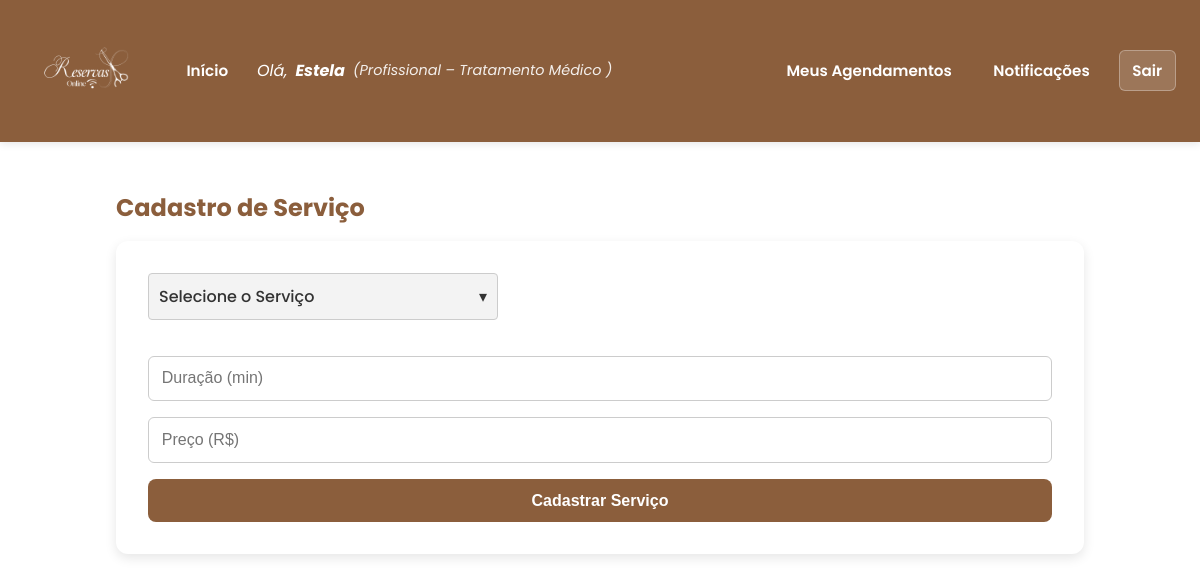
The app's page /register_servico (signed in) with its own data.
### models.py (models this page shows)
class User(db.Model):
    __tablename__ = 'tb_usuarios'
    id = db.Column('usu_id', db.Integer, primary_key=True)
    nome = db.Column('usu_nome', db.String(200), nullable=False)
    email = db.Column('usu_email', db.String(200), unique=True, nullable=False)
    senha_hash = db.Column('usu_senha', db.String(200), nullable=False)
    perfil = db.Column(
        'usu_tipo',
        db.Enum('cliente', 'profissional', 'admin', name='perfil_enum'),
        nullable=False,
        default='cliente'
    )
    is_ativo = db.Column('usu_ativo', db.Boolean, nullable=False, default=True)
    cliente = db.relationship(
        'Cliente',
        uselist=False,
        back_populates='user',
        cascade='all, delete-orphan'
    )
    profissional = db.relationship(
        'Profissional',
        uselist=False,
        back_populates='user',
        cascade='all, delete-orphan'
    )
    administrador = db.relationship(
        'Administrador',
        uselist=False,
        back_populates='user',
        cascade='all, delete-orphan'
    )
    notificacoes = db.relationship(
        'Notificacao',
        back_populates='user',
        cascade='all, delete-orphan'
    )

class Profissional(db.Model):
    __tablename__ = 'tb_profissionais'
    id = db.Column('pro_id', db.Integer, primary_key=True)
    user_id = db.Column(
        'pro_usu_id',
        db.Integer,
        db.ForeignKey('tb_usuarios.usu_id'),
        unique=True
    )
    contato = db.Column('pro_contato', db.String(200))
    especialidades = db.Column('pro_especialidades', db.String(500))
    foto_perfil = db.Column('pro_foto_perfil', db.String(100))
    status = db.Column(
        'pro_status',
        db.Enum('pendente', 'aprovado', 'reprovado', name='status_prof_enum'),
        nullable=False,
        default='pendente'
    )
    user = db.relationship('User', back_populates='profissional')
    servicos = db.relationship(
        'Servico',
        back_populates='profissional',
        cascade='all, delete-orphan'
    )
    agendamentos = db.relationship(
        'Agendamento',
        back_populates='profissional',
        cascade='all, delete-orphan'
    )

### app.py (the view, shortened to what this page needs)
@app.route('/register_servico', methods=['GET', 'POST'])
@exige_login
def register_servico():
    u = current_user()
    if u.perfil != 'profissional':
        flash("Apenas profissionais podem cadastrar serviços.", "danger")
        return redirect(url_for('index'))
    return render_template('register_servico.html', user=u)

### app.py (called while the page is built)
def current_user():
    uid = session.get('user_id')
    if not uid:
        return None
    return User.query.get(uid)

def exige_login(func):
    from functools import wraps
    @wraps(func)
    def wrapper(*args, **kwargs):
        if not current_user():
            return redirect(url_for('index'))
        return func(*args, **kwargs)
    return wrapper

### templates/register_servico.html (shortened to what this page needs)
{% extends "base.html" %}
{% block content %}
<link rel="stylesheet" href="{{ url_for('static', filename='css/register_servico.css') }}">
<div class="container">
  <h2>Cadastro de Serviço</h2>
  <form method="post" action="{{ url_for('register_servico') }}">
    <div class="custom-select-container">
      <div class="select-title" id="serviceSelect">Selecione o Serviço</div>
    </div>
    <input type="number" name="duracao" placeholder="Duração (min)" required>
    <input type="number" step="0.01" name="preco" placeholder="Preço (R$)" required>
    <button type="submit">Cadastrar Serviço</button>
  </form>
</div>
{% endblock %}

### templates/base.html (shortened to what this page needs)
<!doctype html>
<html lang="pt-BR">
<head>
    <link rel="stylesheet" href="{{ url_for('static', filename='css/style.css') }}">
</head>
<body>
    <header>
        <div class="nav">
            <div class="nav-logo">
                <a href="{{ url_for('index') }}" class="logo-link">
                    <img src="{{ url_for('static', filename='imgs/Logo 1.png') }}" alt="Logo" class="logo-img">
                </a>
            </div>
            <div class="nav-links">
                <a href="{{ url_for('index') }}">Início</a>
                {% if user %}
                    <span class="user-info">
                        Olá, <strong>{{ user.nome }}</strong>
                        <span class="user-role">({{ user.perfil|capitalize }}
                        {% if user.perfil == 'profissional' %}
                            – {{ user.profissional.especialidades }}
                        {% endif %})</span>
                    </span>
                    {% if user.perfil == 'cliente' %}
                        <a href="{{ url_for('minhas_reservas') }}">Minhas Reservas</a>
                    {% elif user.perfil == 'profissional' %}
                        <a href="{{ url_for('dashboard_profissional') }}">Meus Agendamentos</a>
                    {% elif user.perfil == 'admin' %}
                        <a href="{{ url_for('dashboard_admin') }}">Painel Geral</a>
                        <a href="{{ url_for('painel_usuarios') }}">Gerenciar Usuários</a>
                    {% endif %}
                    <a href="{{ url_for('notificacoes') }}">Notificações</a>
                    <a href="{{ url_for('logout') }}" class="logout-btn">Sair</a>
                {% endif %}
            </div>
        </div>
    </header>
    <main>
        {% block content %}{% endblock %}
    </main>
</body>
</html>

### static/css/style.css (style rules this page uses)
* { margin: 0; padding: 0; box-sizing: border-box; }
:root { --cor-primaria: #8B5E3C; --cor-secundaria: #F4E1D2; --cor-destaque: #FF6B35; --cor-fundo: #f9f7f6; --cor-texto: #333; --cor-sucesso: #d4edda; --cor-perigo: #f8d7da; --cor-aviso: #fff3cd; --cor-info: #d1ecf1; }
body { font-family: 'Poppins'; color: var(--cor-texto); min-height: 100vh; background-image: url('../imgs/plano_de_fundo.jpg'); background-repeat: no-repeat; background-size: cover; background-position: center; background-attachment: fixed; }
.container { max-width: 1000px; margin: 2rem auto; padding: 1rem; }
.nav { background: var(--cor-primaria); color: #fff; padding: 0.8rem 1.5rem; display: flex; gap: 1.5rem; align-items: center; justify-content: space-between; box-shadow: 0 2px 8px rgba(0,0,0,0.1); }
.nav-logo { display: flex; align-items: center; }
.logo-link { display: flex; align-items: center; text-decoration: none; transition: transform 0.3s ease; outline: none; }
.logo-link, .logo-link:hover, .logo-link:focus, .logo-link:active { background: transparent !important; outline: none; box-shadow: none !important; }
.logo-img { background-color: transparent; max-height: 100px; width: auto; object-fit: contain; filter: brightness(0) invert(1); image-rendering: auto; }
.nav-links { display: flex; gap: 1rem; align-items: center; flex-wrap: wrap; flex: 1; justify-content: flex-end; }
.nav a { color: #fff; text-decoration: none; font-weight: 600; padding: 0.5rem 0.8rem; border-radius: 6px; transition: background 0.3s; font-size: 0.95rem; }
.nav .user-info { margin-right: auto; font-style: italic; display: flex; align-items: center; gap: 0.5rem; flex-wrap: wrap; }
.nav .user-info strong { font-weight: 700; color: #fff; }
.nav .user-role { font-size: 0.9rem; opacity: 0.9; }
.nav .logout-btn { background: rgba(255, 255, 255, 0.15); border: 1px solid rgba(255, 255, 255, 0.3); }
button, .btn { background: var(--cor-primaria); color: #fff; border: none; padding: 0.8rem 1.2rem; border-radius: 8px; font-size: 1rem; font-weight: bold; cursor: pointer; transition: transform 0.2s, background 0.3s; }
form { background: #fff; padding: 2rem; border-radius: 12px; box-shadow: 0 4px 12px rgba(0,0,0,0.1); display: flex; flex-direction: column; gap: 1rem; }
input, select { width: 100%; padding: 0.8rem; border-radius: 6px; border: 1px solid #ccc; font-size: 1rem; transition: border-color 0.3s, box-shadow 0.3s; }
h1, h2, h3 { color: var(--cor-primaria); margin-bottom: 1rem; }
a { text-decoration: none; color: #0066cc; }

### static/css/register_servico.css (style rules this page uses)
.custom-select-container { position: relative; width: 350px; margin-bottom: 20px; }
.select-title { padding: 10px; background: #f3f3f3; border: 1px solid #ccc; cursor: pointer; border-radius: 4px; position: relative; font-weight: 500; }
.select-title::after { content: " ▾"; position: absolute; right: 10px; font-size: 16px; }

### records on screen
User: nome "Estela", perfil "Profissional"
Profissional: profissional.especialidades "Tratamento Médico"
